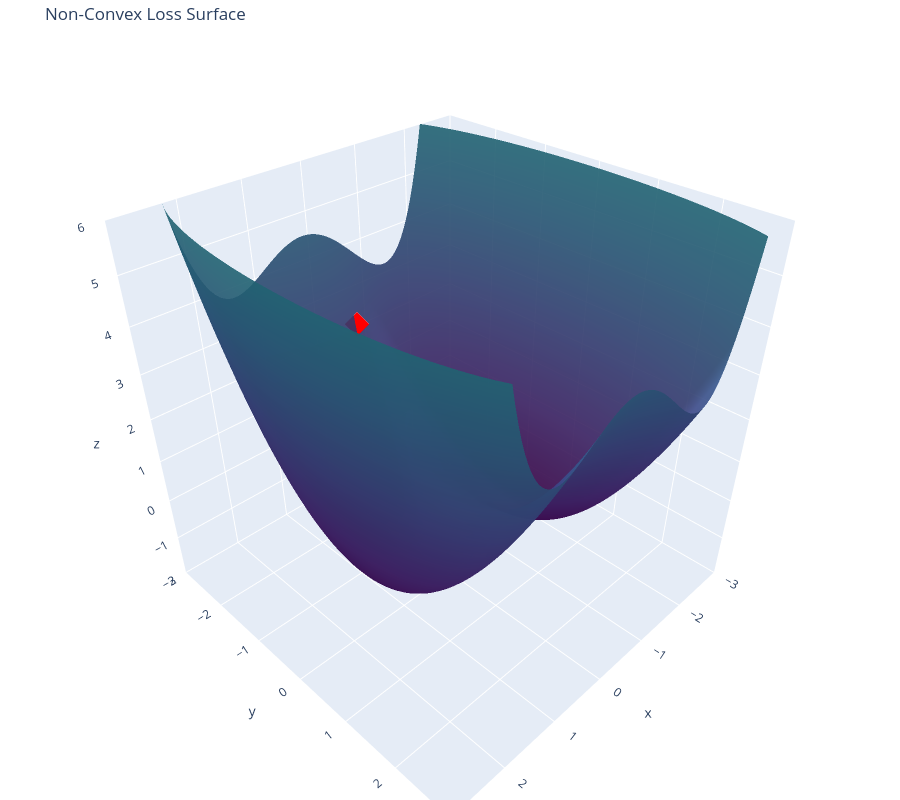

The code cell stored with this chart in its notebook:
### Markdown cell above
You'll notice it has local minima, global minima, and is very nonconvex. So, we have no choice but to do gradient descent. To start, we create a random guess for $x$ and $y$.  That random guess is visible in the below plot as a red diamond.

### Code cell
# 1. Generate a random initial guess
# We restrict the range slightly to ensuring the point is clearly visible
start_x = np.random.uniform(-2.5, 2.5)
start_y = np.random.uniform(-2.5, 2.5)
start_z = loss_function(start_x, start_y)

print(f"Initial Guess: x={start_x:.4f}, y={start_y:.4f}, Loss={start_z:.4f}")

# 2. Add the point to the existing plot
# This uses the 'fig' object created in the previous cell
fig.add_trace(
    go.Scatter3d(
        x=[start_x],
        y=[start_y],
        z=[start_z],
        mode='markers',
        marker=dict(
            size=8,
            color='red',
            symbol='diamond',
            opacity=1.0
        ),
        name='Initial Guess'
    )
)

# 3. Render the updated figure
fig.show()

### Figure 1 — Plotly figure (JSON) as saved in the notebook; plotly's stock layout.template omitted (floating-point values rounded to 4 significant figures; data arrays with more than 128 entries replaced by an {"elided": "..."} marker saying what was removed)
{"data": [{"colorscale": [[0, "#440154"], [0.1111, "#482878"], [0.2222, "#3e4989"], [0.3333, "#31688e"], [0.4444, "#26828e"], [0.5556, "#1f9e89"], [0.6667, "#35b779"], [0.7778, "#6ece58"], [0.8889, "#b5de2b"], [1, "#fde725"]], "opacity": 0.9, "showscale": false, "type": "surface", "x": {"elided": "100x100 float values"}, "y": {"elided": "100x100 float values"}, "z": {"elided": "100x100 float values"}}, {"marker": {"color": "red", "opacity": 1, "size": 8, "symbol": "diamond"}, "mode": "markers", "name": "Initial Guess", "type": "scatter3d", "x": [-0.32], "y": [-2.37], "z": [2.646]}], "layout": {"autosize": true, "height": 800, "margin": {"b": 0, "l": 0, "r": 0, "t": 40}, "scene": {"aspectmode": "cube", "xaxis": {"nticks": 10, "range": [-3, 3]}, "yaxis": {"nticks": 10, "range": [-3, 3]}, "zaxis": {"nticks": 10, "range": [-2, 6]}}, "title": {"text": "Non-Convex Loss Surface"}}}
